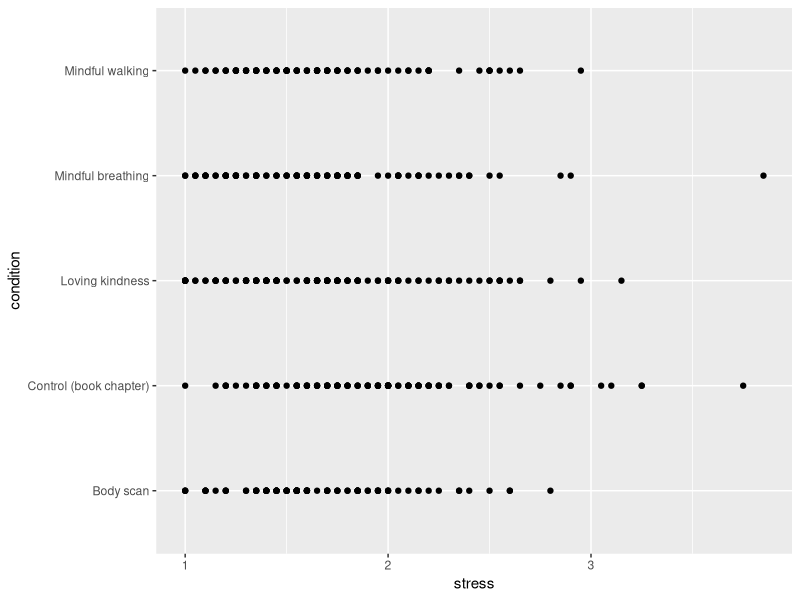
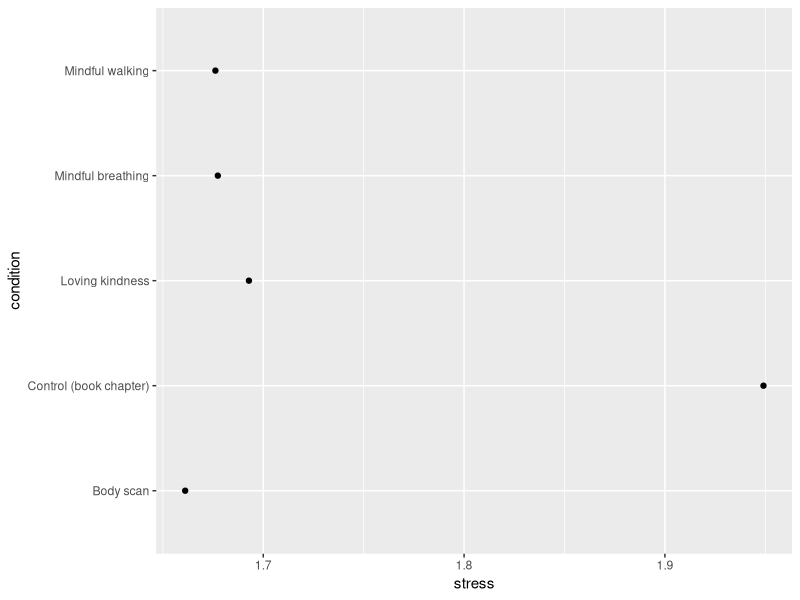
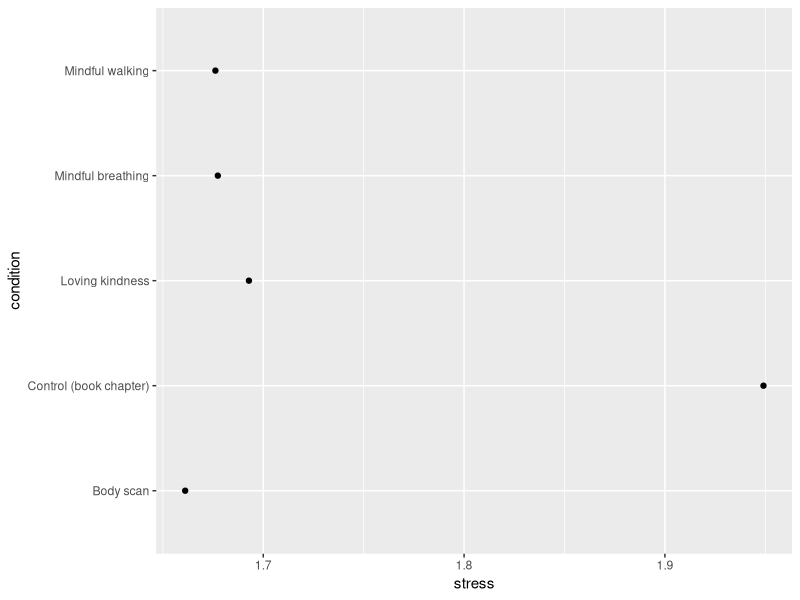
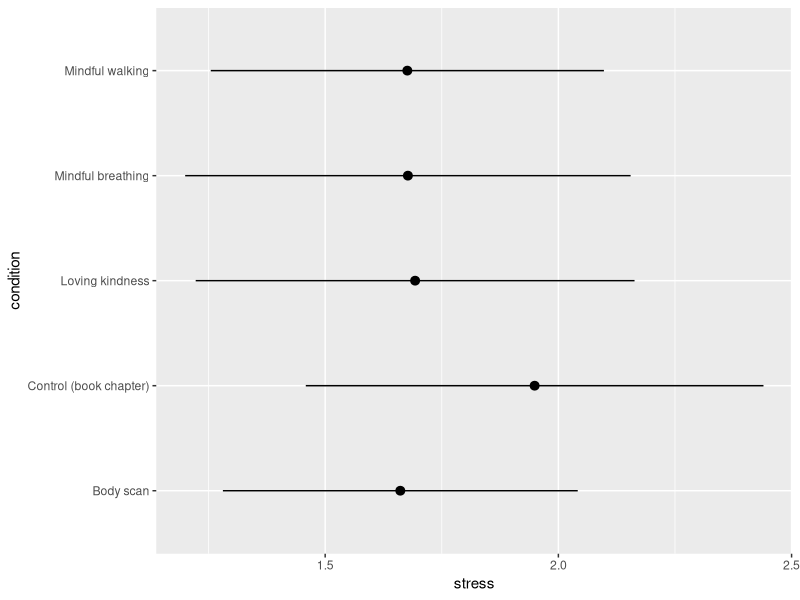
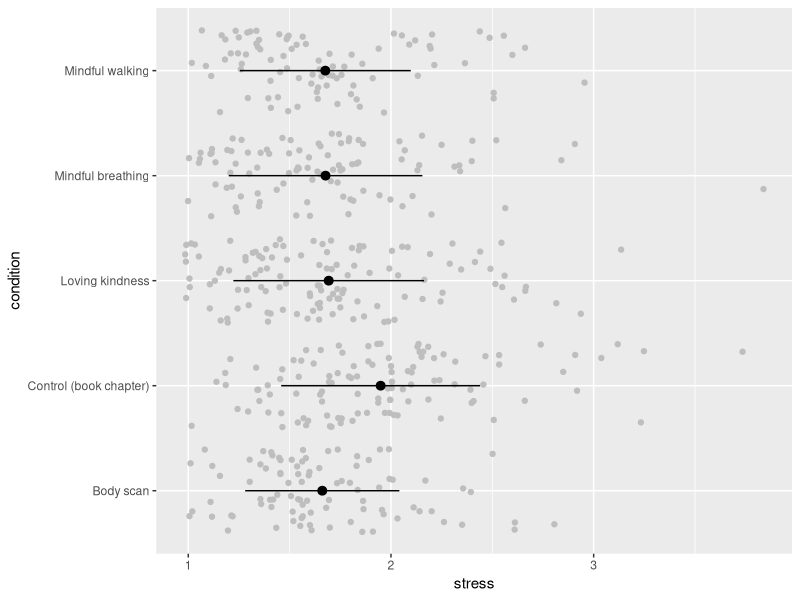
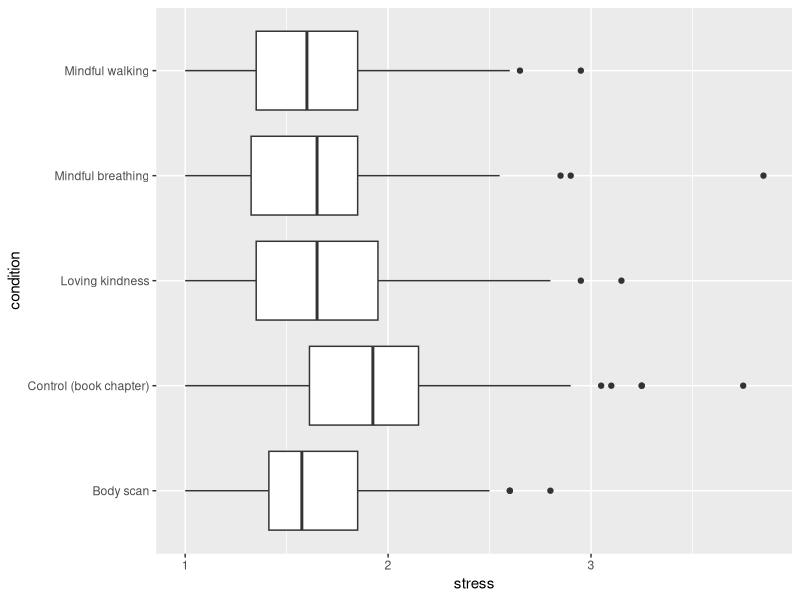

The R source for these figures, in order:
## ---- chunk 1
#| label: meditation-observations-gg
#| slide-show: output
#| slide-title: Overlapping observations — ggplot
#| message: false
library(readr)
library(ggplot2)

meditation <- read_csv('data/meditation-stress-sample.csv')
ggplot(meditation, aes(y = condition, x = stress)) +
    geom_point()
## ---- chunk 2
#| label: meditation-means-gg
#| slide-show: both
#| slide-title: Comparing group means — ggplot
ggplot(meditation, aes(y = condition, x = stress)) +
    geom_point(stat = 'summary', fun = mean)
## ---- chunk 3
#| label: meditation-means-stat-summary-gg
#| slide-show: code
#| slide-title: Geoms and stats describe the same chart
#| output: false
ggplot(meditation, aes(y = condition, x = stress)) +
    stat_summary(geom = 'point', fun = mean)
## ---- chunk 4
#| label: meditation-mean-sd-gg
#| slide-show: both
#| slide-title: Mean and standard deviation — ggplot
ggplot(meditation, aes(y = condition, x = stress)) +
    geom_pointrange(stat = 'summary', fun.data = mean_sdl, fun.args = list(mult = 1))
## ---- chunk 5
#| label: meditation-jitter-summary-gg
#| slide-show: both
#| slide-title: Put the underlying observations back — ggplot
ggplot(meditation, aes(y = condition, x = stress)) +
    geom_point(position = 'jitter', color = 'grey') +
    geom_pointrange(stat = 'summary', fun.data = mean_sdl, fun.args = list(mult = 1))
## ---- chunk 6
#| label: meditation-boxplots-gg
#| slide-show: both
#| slide-title: Median and spread — ggplot
ggplot(meditation, aes(y = condition, x = stress)) +
    geom_boxplot()
